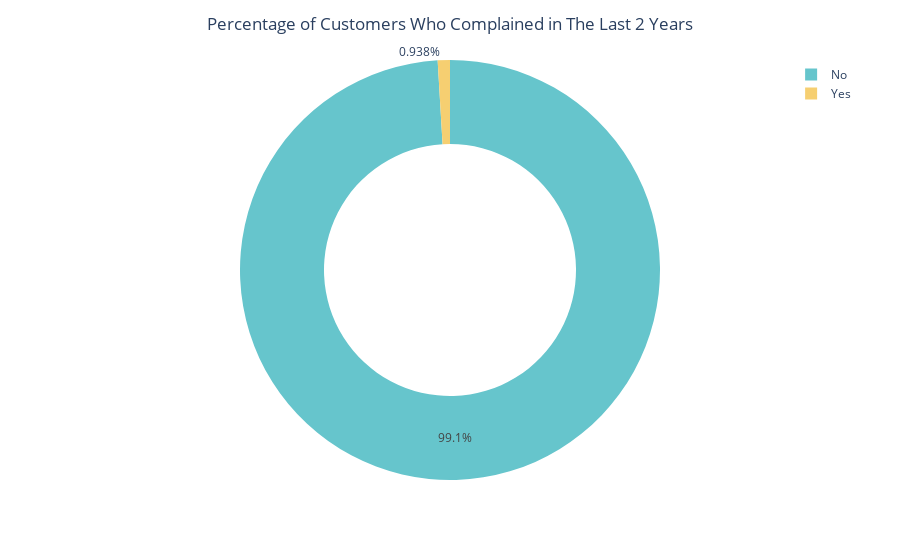

Notebook cell for this chart:
### Markdown cell above
### 3.1.8 What is the percentage of complaining customers? <a class="anchor" id="eda_people_8"></a>

### Code cell
counts = df.Complain.map({0:"No", 1:"Yes"}).value_counts()

fig = px.pie(values=counts.values, names=counts.index, hole=0.6,
             color_discrete_sequence=px.colors.qualitative.Pastel)
fig.update_layout(title_text='Percentage of Customers Who Complained in The Last 2 Years', title_x=0.5)

### Figure 1 — Plotly figure (JSON) as saved in the notebook; plotly's stock layout.template omitted (floating-point values rounded to 4 significant figures)
{"data": [{"domain": {"x": [0, 1], "y": [0, 1]}, "hole": 0.6, "hovertemplate": "label=%{label}<br>value=%{value}<extra></extra>", "labels": ["No", "Yes"], "legendgroup": "", "name": "", "showlegend": true, "type": "pie", "values": [2219, 21]}], "layout": {"legend": {"tracegroupgap": 0}, "margin": {"t": 60}, "piecolorway": ["rgb(102, 197, 204)", "rgb(246, 207, 113)", "rgb(248, 156, 116)", "rgb(220, 176, 242)", "rgb(135, 197, 95)", "rgb(158, 185, 243)", "rgb(254, 136, 177)", "rgb(201, 219, 116)", "rgb(139, 224, 164)", "rgb(180, 151, 231)", "rgb(179, 179, 179)"], "title": {"text": "Percentage of Customers Who Complained in The Last 2 Years", "x": 0.5}}}
